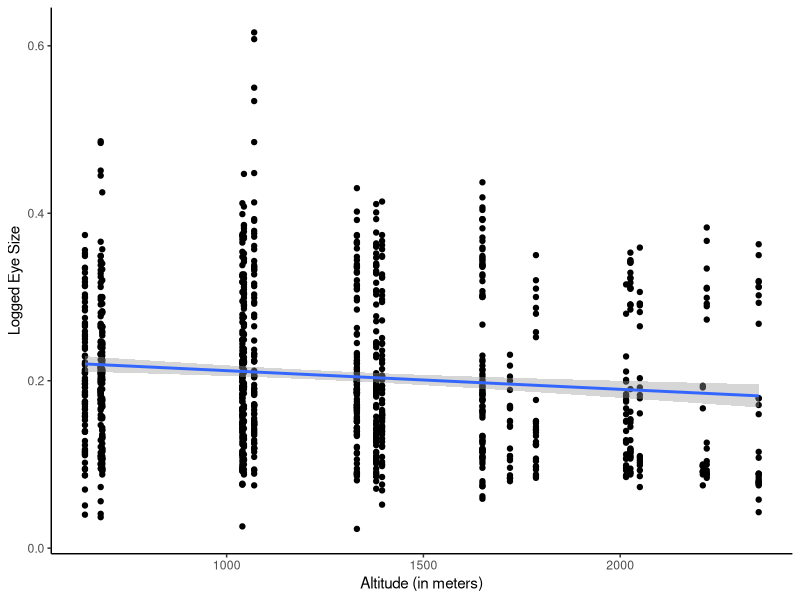
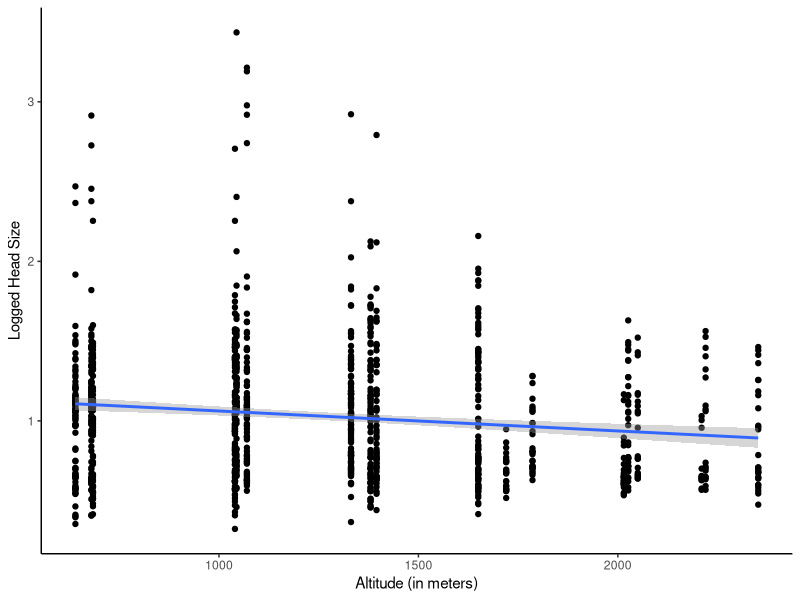
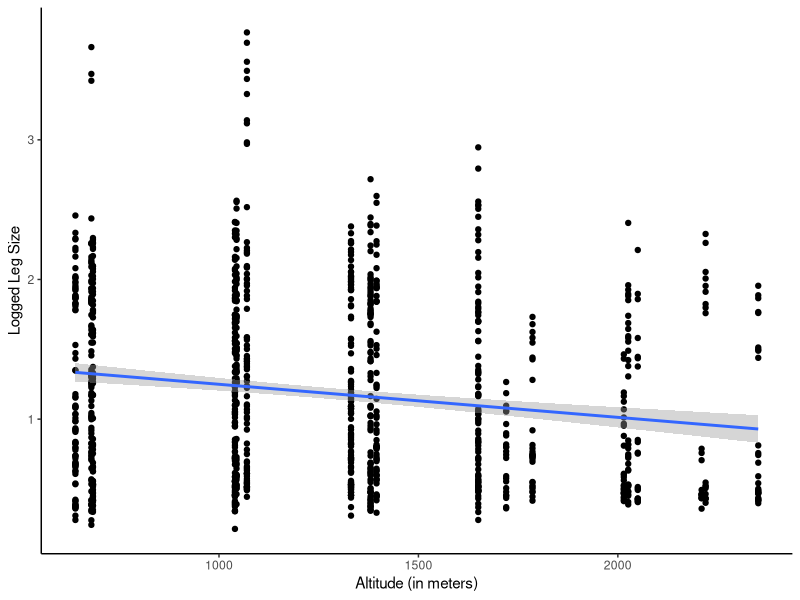
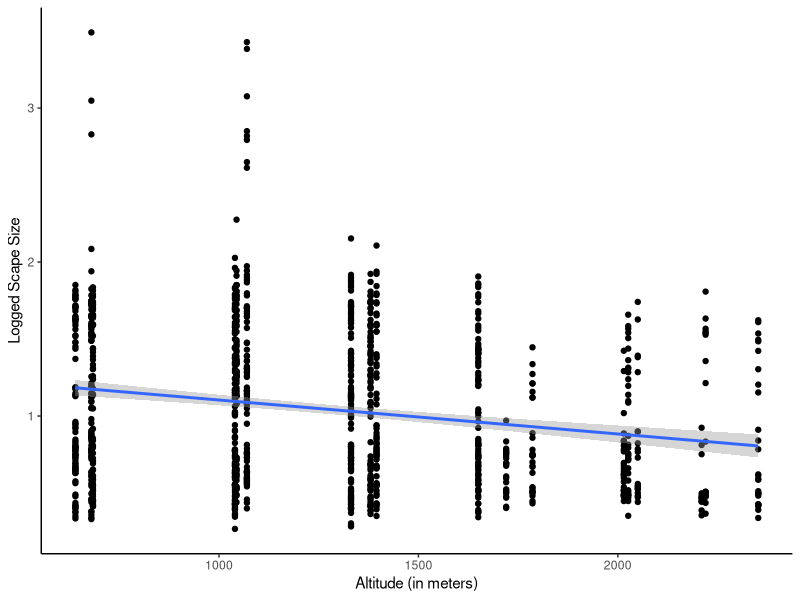

Here is the R script that generated these plots, in order:
## ---- chunk 1
# Install and Load Packages

#Downloading all desired packages into local device
install.packages ("tidyverse", repos = "https://cran.rstudio.com") #This package allows for simplified and more intuitive syntax in R 
install.packages ("rstatix", repos = "https://cran.rstudio.com") #This package allows for a variety of tests for statistical significance with the use of its integrated functions
install.packages ("ggplot2", repos = "https://cran.rstudio.com") #This package allows for the 

#Loading all libraries into current R notebook
library (tidyverse)
library (rstatix)
library (ggplot2)
## ---- chunk 2
# Import Data + Create Dataframes

Ant = read.csv("Ant_traits_in_central_Spain.csv", header = TRUE) #Importing data set into R from local device for Hypothesis 1 

# Result: Data in R environment, ready to be manipulated and tested for statistical significance 
## ---- chunk 3
# Data Summary Calculations

head_mean = mean(Ant$head) #Create data frame for the mean size of ant head
print(head_mean) #Output the value in 'head_mean', the mean size of the head

leg_mean = mean(Ant$leg) #Create data frame for the mean size of ant leg
print(leg_mean) #Output the value in 'leg_mean', the mean size of the leg

scape_mean = mean(Ant$scape) #Create data frame for the mean size of ant scape
print(scape_mean) #Output the value in 'scape_mean', the mean size of the scape

eye_mean = mean(Ant$scape) #Create data frame for the mean size of ant eye
print(eye_mean) #Output the value in 'eye_mean', the mean size of the eye
## ---- chunk 4
# Test for Statistical Significance (Linear Model)

mod_head = lm(head ~ altitude, data = Ant) #Creation of a linear model calculations for head measurements in relation to altitude
summary(mod_head) #Displaying the results of the linear model calculation 
  
mod_leg = lm(leg ~ altitude, data = Ant) #Creation of a linear model calculations for leg measurements in relation to altitude
summary(mod_leg) #Displaying the results of the linear model calculation 

mod_scape = lm(scape~ altitude, data = Ant) #Creation of a linear model calculations for scape measurements in relation to altitude
summary(mod_scape) #Displaying the results of the linear model calculation 

mod_eye = lm(eye~ altitude, data = Ant) #Creation of a linear model calculations for eye measurements in relation to altitude
summary(mod_eye) #Displaying the results of the linear model calculation 

# Result: All morphological features analyzed had a statistically significant relation to altitude (p-value < 0.05)
## ---- chunk 5
# Figure Creation (Linear Regression)

# Linear regression figure for eye size 
ggplot(Ant,aes(x=altitude, y=eye)) + 
  geom_point() + 
  theme_classic() + #Change theme  for aesthetics 
  geom_smooth(method="lm") + 
  labs(x='Altitude (in meters)', y='Logged Eye Size')

# Linear regression figure for head size
ggplot(Ant,aes(x=altitude, y=head)) + 
  geom_point() + 
  theme_classic() + 
  geom_smooth(method="lm") + 
  labs(x='Altitude (in meters)', y='Logged Head Size')

# Linear regression figure for leg size
ggplot(Ant,aes(x=altitude, y=leg)) + 
  geom_point() + 
  theme_classic() + 
  geom_smooth(method="lm") + 
  labs(x='Altitude (in meters)', y='Logged Leg Size')

# Linear regression figure for scape size
ggplot(Ant,aes(x=altitude, y=scape)) + 
  geom_point() + 
  theme_classic() + 
  geom_smooth(method="lm") + 
  labs(x='Altitude (in meters)', y='Logged Scape Size')

# Result: Four figures depicting the relationship of ant morphology to altitude 
